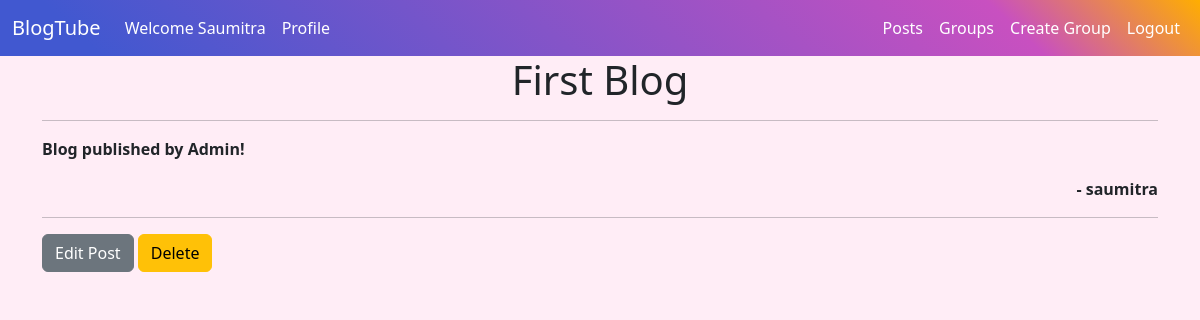
The app's page /blog/post_details/29 (signed in) with its own data.
### blog/models.py (models this page shows, shortened)
class Post(models.Model):
    user = models.ForeignKey(User,related_name='posts',on_delete=models.CASCADE)
    group = models.ForeignKey(Group,on_delete=models.CASCADE)
    title = models.CharField(max_length=250)
    description = models.TextField()
    created_on = models.DateTimeField(default=timezone.now)

### blog/views.py (the view)
# urls.py: path("post_details/<int:pk>",views.PostDetailView.as_view(),name="post_detail"),
class PostDetailView(DetailView):
    model = Post
    extra_context = {'title': 'Post'}

### blog/templates/blog/post_detail.html
{% extends 'base.html' %}
{% block content %}
<div class="container">
    <h1 style="text-align: center;">{{ post.title }}</h1>
    <hr>
    <p style="font-weight: 600;">{{ post.description }}</p>
    <p style="font-weight: bold;" class="text-end"> - {{ post.user}}</p>
    <hr>
    {% if user == post.user %}
    <a class="btn btn-secondary" href="{% url 'blog:post_edit' pk=post.pk gpk=post.group.pk %}">Edit Post</a>
    <a class="btn btn-warning" href="{% url 'blog:post_delete' pk=post.pk %}">Delete</a>
    {% endif %}
</div>
{% endblock content %}

### templates/base.html (shortened to what this page needs)
<!DOCTYPE html>
{% load static %}
<html lang="en">
<head>
    <link href="https://cdn.jsdelivr.net/npm/bootstrap@5.2.3/dist/css/bootstrap.min.css" rel="stylesheet">
    <link rel="stylesheet" type="text/css" href="{% static 'css/main.css' %}">
</head>
<body>
    <nav class="navbar sticky-top navbar-expand-lg" style="background-color: #4158D0;
    background-color: #4158D0;
    background-image: linear-gradient(43deg, #4158D0 8%, #C850C0 83%, #ffae00 100%);" id="navbar">
        <div class="container-fluid">
          <a class="navbar-brand" href="{% url 'user:index' %}">BlogTube</a>
          <div class="collapse navbar-collapse" id="navbarSupportedContent">
            <ul class="navbar-nav me-auto mb-2 mb-lg-0">
              {% if user.is_authenticated %}
              <li class="nav-item">
                  <a class="nav-link" href="{% url 'user:profile' pk=user.profile.id %}">Welcome {{user.username|title}}</a>
              </li>
              <li class="nav-item">
                  <a class="nav-link" href="{% url 'user:profile' pk=user.profile.id %}">Profile</a>
              </li>
              {% else %}
              <li class="nav-item">
                <a class="nav-link" href="#">Welcome Guest</a>
              </li>
              {% endif %}
            </ul>
            <ul class="navbar-nav justify-content-end">
                {% if user.is_authenticated %}
                <li class="nav-item">
                  <a class="nav-link" aria-current="page" href="{% url 'blog:post_list' %}">Posts</a>
                </li>
                <li class="nav-item">
                  <a class="nav-link" href="{% url 'group:group_list' %}">Groups</a>
                </li>
                <li class="nav-item">
                  <a class="nav-link" href="{% url 'group:group_create' %}">Create Group</a>
                </li>
                <li class="nav-item">
                    <a class="nav-link" href="{% url 'logout' %}">Logout</a>
                </li>
                {% endif %}
            </ul>
          </div>
        </div>
      </nav>
    {% block content %}
    {% endblock content %}
</body>
</html>

### static/css/main.css (style rules this page uses)
* { margin: 0; padding: 0; }
body { background: #ffedf6; background-position: revert; background-repeat: no-repeat; height: 100vh; }
.navbar-brand ,.nav-link { color: white; }

### records on screen
Post: title "First Blog", description "Blog published by Admin!", user "saumitra"

### other values on screen
{{ user.username|title }} "Saumitra"
